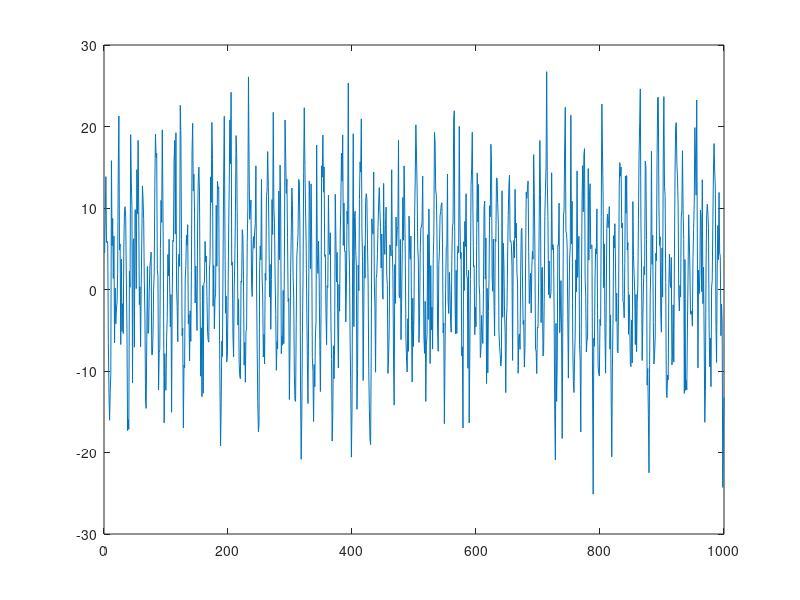
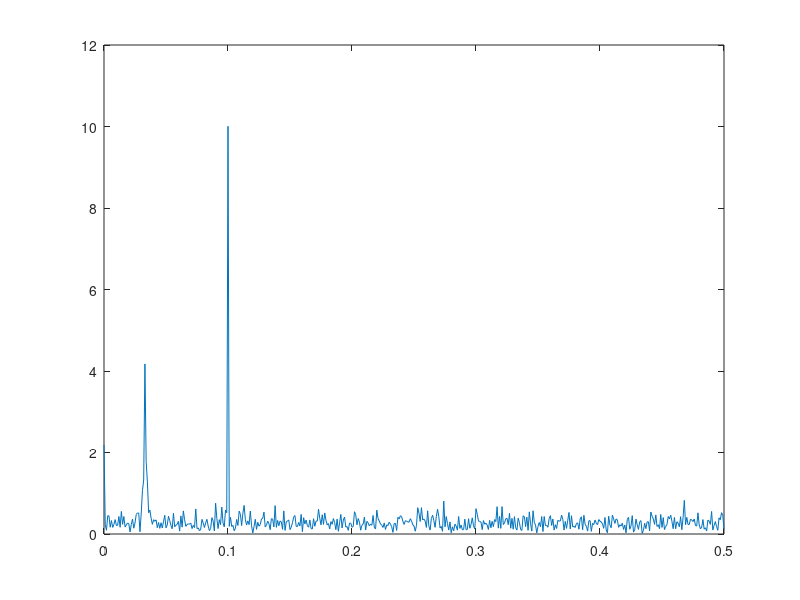

Source code (MATLAB) for these figures, in order:
clc;
clearvars;
close all;

L = 1000;
t = 0:(L-1);
f_1 = 1/10;
f_2 = 1/30;

x = 10*sin(2*pi*f_1*t) + 5*cos(2*pi*f_2*t+1) + 2 + normrnd(0,5,1,L);

freq = 0:(1/L):1/2;

figure;
plot(x);

x_fft = fft(x);
x_fft = x_fft(1:L/2+1);
x_fft = abs(x_fft/L);
x_fft(2:end-1) = 2*x_fft(2:end-1);
figure;
plot(freq,(x_fft));


% x_fft = fft_leastSquares(x);
% figure;
% plot(freq,(x_fft));
% 
% 
% 
% figure;
% periodogram(x,rectwin(L),L,1);
% 
% c = xcorr(x);
% 
% figure;
% plot(c);
% 
% c_fft = fft(c);
% 
% figure;
% plot(abs(c_fft)/L);
